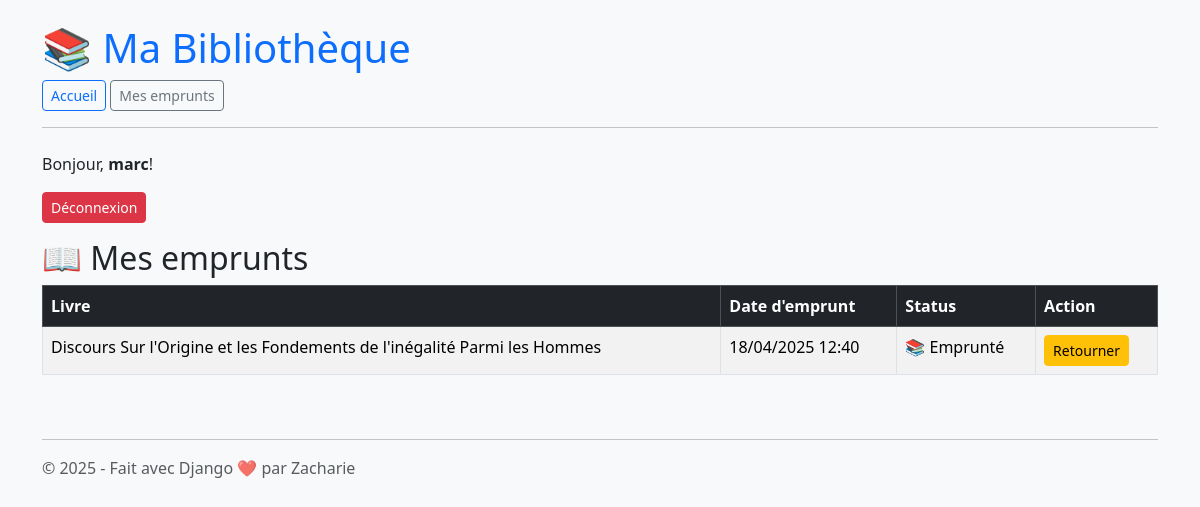
Screenshot of /emprunts/ (signed in) with the database file from the repository.
### core/models.py (models this page shows, shortened)
class Emprunt(models.Model):
    utilisateur = models.ForeignKey(User, on_delete=models.CASCADE)
    livre = models.ForeignKey(Livre, on_delete=models.CASCADE)
    date_emprunt = models.DateTimeField(default=timezone.now)
    date_retour = models.DateTimeField(null=True, blank=True)
    @property
    def est_retourne(self):
        return self.date_retour is not None

class Livre(models.Model):
    titre = models.CharField(max_length=255)
    auteur = models.ForeignKey(Auteur, on_delete=models.CASCADE)
    categorie = models.ForeignKey(Categorie, on_delete=models.SET_NULL, null=True)
    date_publication = models.DateField()
    copies_disponibles = models.PositiveIntegerField(default=1)

### core/views.py (the view)
# urls.py: path('emprunts/', views.liste_emprunts, name='liste-emprunts'),
@login_required
def liste_emprunts(request):
    emprunts = Emprunt.objects.filter(utilisateur=request.user)
    return render(request, 'core/liste_emprunts.html', {'emprunts': emprunts})

### core/templates/core/liste_emprunts.html (shortened to what this page needs)
{% extends 'base.html' %}
{% block content %}
  <h2>📖 Mes emprunts</h2>
  <div class="table-responsive">
    <table class="table table-bordered table-hover table-striped">
      <thead class="table-dark">
        <tr>
          <th>Livre</th>
          <th>Date d'emprunt</th>
          <th>Status</th>
          <th>Action</th>
        </tr>
      </thead>
      <tbody>
        {% for emprunt in emprunts %}
        <tr>
          <td>{{ emprunt.livre.titre }}</td>
          <td>{{ emprunt.date_emprunt|date:"d/m/Y H:i" }}</td>
          <td>
            {% if emprunt.est_retourne %}
              ✅ Retourné
            {% else %}
              📚 Emprunté
            {% endif %}
          </td>
          <td>
            {% if not emprunt.est_retourne %}
              <form method="post" action="{% url 'retourner-livre' emprunt.id %}" style="display:inline;">
                <button type="submit" class="btn btn-warning btn-sm">Retourner</button>
              </form>
            {% else %}
              <span class="text-muted">Aucune action</span>
            {% endif %}
          </td>
        </tr>
        {% empty %}
        <tr>
          <td colspan="4">Aucun emprunt en cours.</td>
        </tr>
        {% endfor %}
      </tbody>
    </table>
  </div>
{% endblock %}

### core/templates/base.html (shortened to what this page needs)
<!DOCTYPE html>
<html lang="fr">
<head>
    <link href="https://cdn.jsdelivr.net/npm/bootstrap@5.3.3/dist/css/bootstrap.min.css" rel="stylesheet">
</head>
<body class="bg-light">
    <div class="container my-4">
        <header class="mb-4">
            <h1 class="text-primary">📚 Ma Bibliothèque</h1>
            <nav class="mb-3">
                <a class="btn btn-outline-primary btn-sm" href="{% url 'liste_livre' %}">Accueil</a>
                <a class="btn btn-outline-secondary btn-sm" href="{% url 'liste-emprunts' %}">Mes emprunts</a>
            </nav>
            <hr>
        </header>
        {% if user.is_authenticated %}
            <p>Bonjour, <strong>{{ user.username }}</strong>!
                <form method="post" action="{% url 'logout' %}" style="display:inline;">
                    <button type="submit" class="btn btn-sm btn-danger">Déconnexion</button>
                </form>
            </p>
        {% else %}
            <p><a class="btn btn-primary btn-sm" href="{% url 'login' %}">Connexion</a></p>
        {% endif %}
        {% block content %}{% endblock %}
        <footer class="mt-5">
            <hr>
            <p class="text-muted">© 2025 - Fait avec Django ❤️ par Zacharie</p>
        </footer>
    </div>
</body>
</html>

### rows the page displays
Emprunt: livre.titre "Discours Sur l'Origine et les Fondements de l'inégalité Parmi les Hommes", date_emprunt "18/04/2025 12:40", shows "📚 Emprunté", shows "Retourner"

### other values shown
{{ user.username }} "marc"
